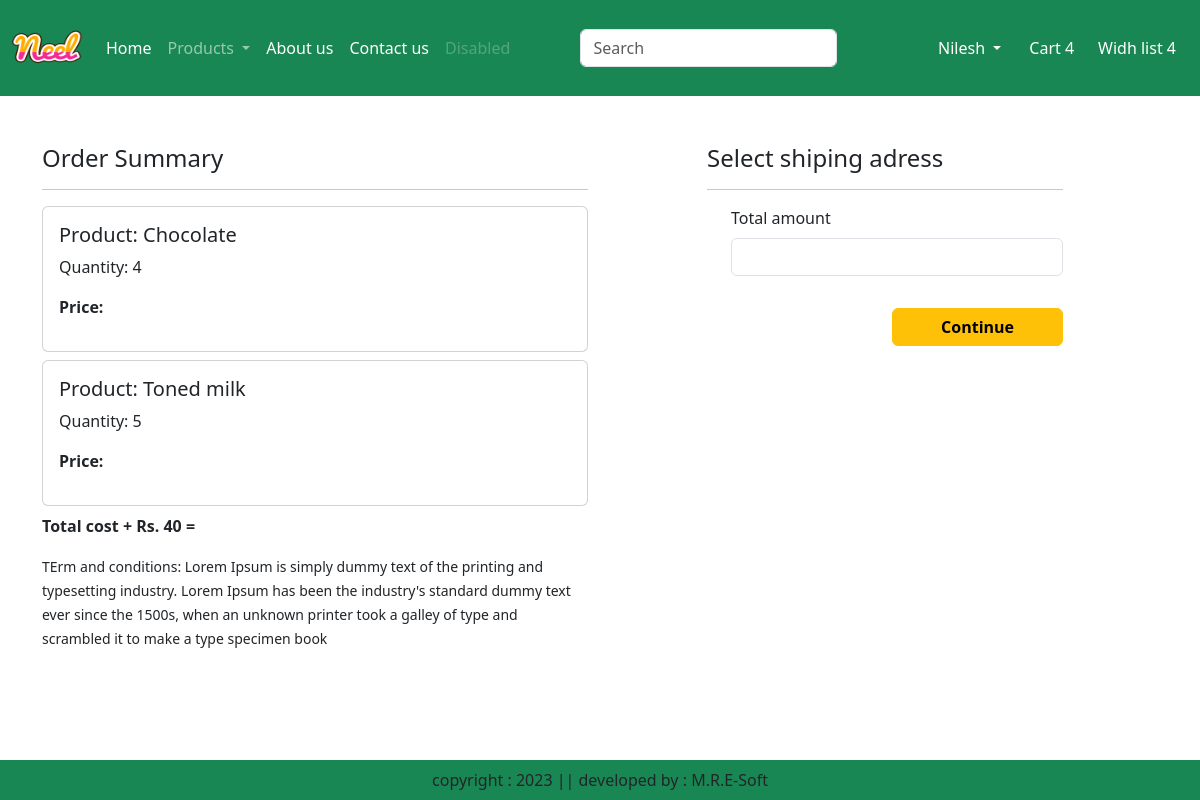
Before: /checkout/ (signed in) with the older database file.
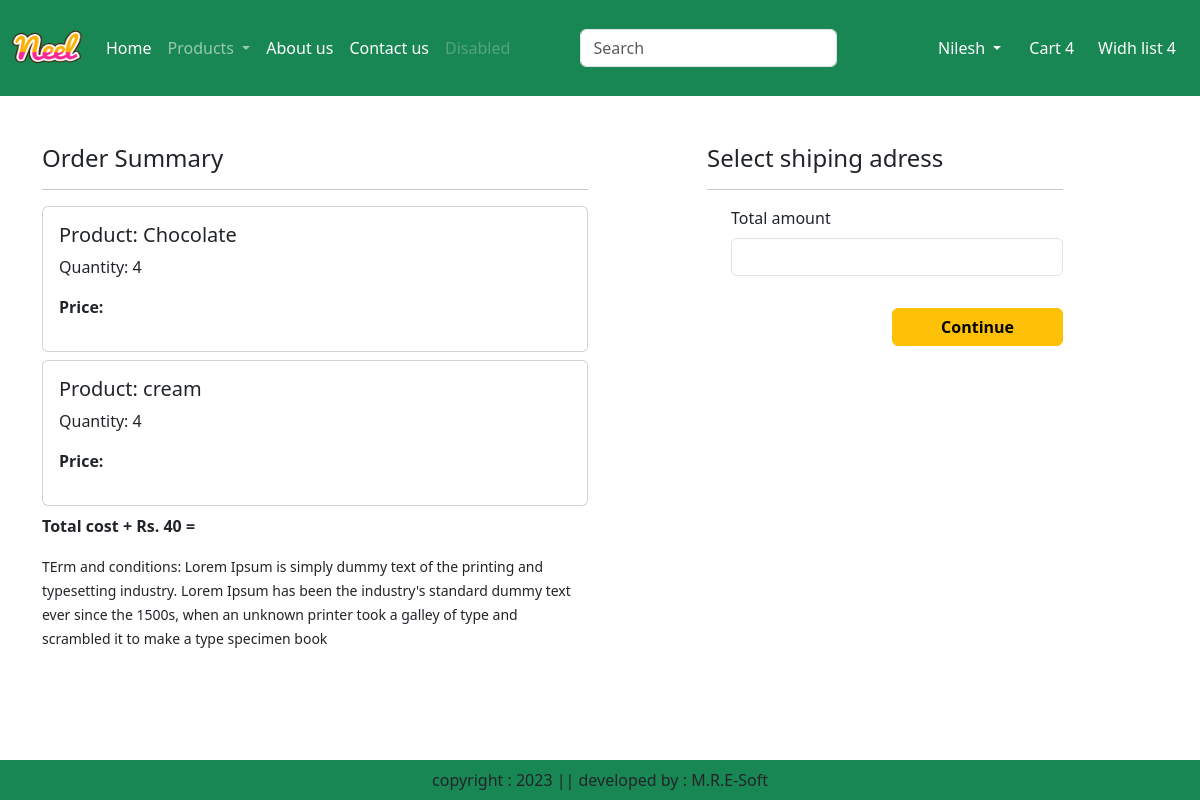
After: the same page with the newer database file.
### app/models.py (models this page shows, shortened)
class Cart(models.Model):
    user = models.ForeignKey(User,on_delete=models.CASCADE)
    product = models.ForeignKey(Product, on_delete=models.CASCADE)
    quantity = models.PositiveIntegerField(default=1)

class Product(models.Model):
    title = models.CharField(max_length=100)
    selling_price = models.FloatField()
    discounted_price = models.FloatField()
    description = models.TextField()
    composition = models.TextField(default='')
    prodapp = models.TextField(default='')
    category = models.CharField(choices=CATEGORY_CHOICES, max_length=2)
    product_image = models.ImageField(upload_to='product')

### app/views.py (the view)
# urls.py: path('checkout/', views.checkout.as_view(), name="checkout"),
class checkout(View):
    def get(self, request):
        user = request.user
        if not user.is_authenticated:
            return redirect("login")
        customer = Customer.objects.filter(user=user).first()
        if not customer:
            return redirect("customer_create")
        cart_items = Cart.objects.filter(user=user)
        famount = 0
        for item in cart_items:
            if not item.product:
                continue
            value = item.quantity * item.product.discounted_price
            famount += value
        total_amount = famount + 40
        context = {
            "customer": customer,
            "cart_items": cart_items,
            "total_amount": total_amount,
        }
        return render(request, "app/checkout.html", context)

### app/templates/app/checkout.html (shortened to what this page needs)
{% extends 'app/base.html' %}
{% load static %}
{% block main-content %}
<div class="container">
<div class="row mt-5">
    <div class="col-sm-6">
        <h4>Order Summary</h4>
        <hr>
        {% for item in cart_items %}
            <div class="card mb-2">
                <div class="card-body">
                    <h5> Product: {{item.product.title}}</h5>
                    <p> Quantity: {{item.quantity}}</p>
                    <p class="fw-bold"> Price: {{item.product.discounted.price}}</p>
                </div>
            </div>
        {% endfor %}
        <p class="fw-bold">Total cost + Rs. 40 = {{totalamount}}</p>
            <small>TErm and conditions: Lorem Ipsum is simply dummy text of the printing and typesetting industry. Lorem Ipsum has been the industry's standard dummy text ever since the 1500s, when an unknown printer took a galley of type and scrambled it to make a type specimen book</small>
        </div>
        <div class="col-sm-4 offset-sm-1">
            <h4> Select shiping adress </h4>
            <hr>
            <form method="post" id="myform">
                    <div class="form-check mb-3">
                        <label for="totalamount" class="form-label">Total amount </label>
                        <input type="number" class="form-control" name="totalamount" value={{totalamount}}readonly>
                    </div>
                    <div class="text-end">
                        <button type="submit" class="btn btn-warning mt-3 px-5 fw-bold"> Continue</button>
                    </div>
                    </form>
                </div>
            </div>
        </div>
{% endblock main-content %}

Changed rows visible on the page:
removed Cart: product "Toned milk", quantity "5"
added Cart: product "cream", quantity "4"
